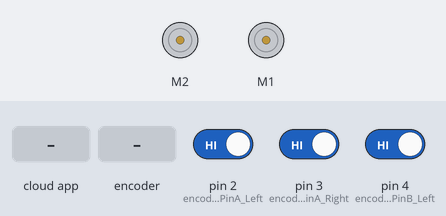
Recording of a sketch running on a simulated Arduino Leonardo, built with avr-gcc and run on an emulated ATmega32U4. Shown: 2 × DC motor (green arrow = forward, orange = backward, longer = faster). The inputs (shaded band) are chosen by the test bench; at power-on: pin 2 (encoder0PinA_Left) HIGH, pin 3 (encoder0PinA_Right) HIGH, pin 4 (encoder0PinB_Left) HIGH. The ROS host is connected and sends only what is stated.

Above: at 2.2 s.
2.3 s: the phone or cloud app sets linear.x to -100
At 3.5 s:
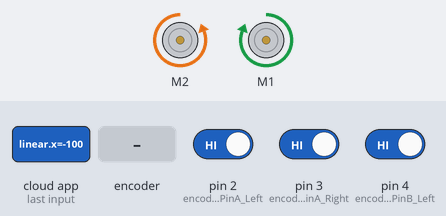
3.9 s: the phone or cloud app sets linear.x to 100
At 6.6 s:
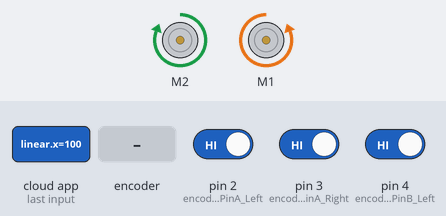
6.9 s: the phone or cloud app sets linear.x to -100
At 7.51 s:
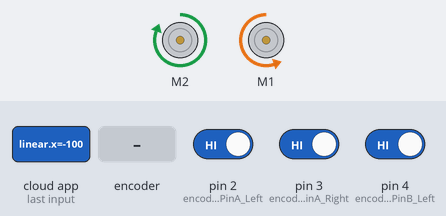
9.7 s: the phone or cloud app sets linear.x to 0
At 10.3 s:
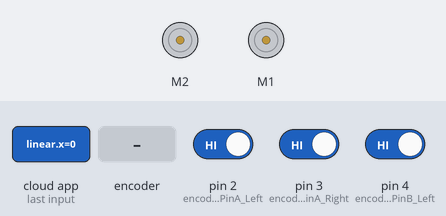
11.3 s: the phone or cloud app sets angular.z to -100
At 12.6 s:
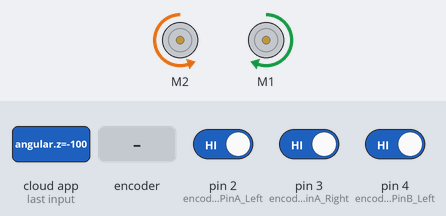
12.9 s: rotary encoder on pin 2 (encoder0PinA_Left) / pin 4 (encoder0PinB_Left) turned 3 steps (first pin leading)
Timing chart, 0 to 17.5 s (numbered marks = the images above; inputs shaded):
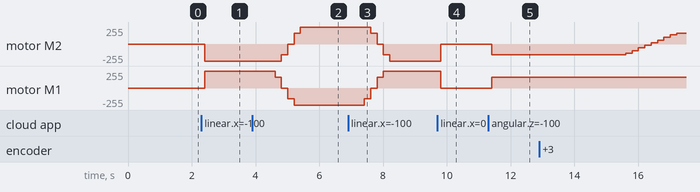

Measured:
- after the input at 2.3 s, motor M2: stopped → backward 255/255 after 0.11 s; motor M1: stopped → forward 255/255 after 0.11 s
- after the input at 3.9 s, motor M2: backward 255/255 → backward 158/255 after 0.91 s, → stopped 0.20 s later, → forward 158/255 0.20 s later, → forward 255/255 0.20 s later; motor M1: forward 255/255 → forward 158/255 after 0.71 s, → stopped 0.20 s later, → backward 158/255 0.20 s later, → backward 255/255 0.20 s later
- after the input at 6.9 s, motor M2: forward 255/255 → forward 158/255 after 0.71 s, → stopped 0.20 s later, → backward 158/255 0.20 s later, → backward 255/255 0.20 s later; motor M1: backward 255/255 → backward 158/255 after 0.51 s, → stopped 0.20 s later, → forward 158/255 0.20 s later, → forward 255/255 0.20 s later
- after the input at 9.7 s, motor M2: backward 255/255 → stopped after 0.11 s; motor M1: forward 255/255 → stopped after 0.11 s
- after the input at 11.3 s, motor M2: stopped → backward 158/255 after 0.11 s; motor M1: stopped → forward 158/255 after 0.11 s

The sketch:

motor_controller.ino
```cpp
// We'll name the Sabertooth object ST.
// For how to configure the Sabertooth, see the DIP Switch Wizard for
// https://www.dimensionengineering.com/datasheets/Sabertooth2x60.pdf
// Be sure to select Simplified Serial Mode for use with this library.
// This sample uses a baud rate of 9600 (page 6 and 16 on Sabertotth2x60 manual).
//
// Connections to make (See Gunther_Assembly_Manual):
//   Arduino TX->1  ->  Sabertooth S1
//   Arduino GND    ->  Sabertooth 0V
//   Arduino VIN    ->  Sabertooth 5V (OPTIONAL, if you want the Sabertooth to power the Arduino)
//   Arduino PIN 3  ->  Encoder white cable LA
//   Arduino PIN 4  ->  Encoder white cable LB
//   Arduino PIN 5  ->  Encoder white cable RA
//   Arduino PIN 6  ->  Encoder white cable RB
//   https://learn.parallax.com/tutorials/robot/arlo/arlo-robot-assembly-guide/section-1-motor-mount-and-wheel-kit-assembly/step-6
//
// If you want to use a pin other than TX->1, see the SoftwareSerial example.

#define LOOPTIME        200   // PID loop time(ms)
#define encoder0PinA_Left 2   // encoder A pin Left
#define encoder0PinA_Right 3  // encoder A pin Right
#define encoder0PinB_Left 4   // encoder B pin Left
#define MOTOR_LEFT 2          // motor pin Left
#define MOTOR_RIGHT 1         // motor pin Right

#define PWM_1 9         // motor pin Right
#define PWM_2 11         // motor pin Right

#include "robot_specs.h"
#include <ArduinoHardware.h>
#include <ros.h>
#include <ros/time.h>
#include <math.h>
#include <geometry_msgs/Twist.h>
#include <geometry_msgs/Vector3.h>
#include <geometry_msgs/Point32.h>
#include <SabertoothSimplified.h>

SabertoothSimplified ST;

char encoder[] = "/encoder";
unsigned long lastMilli = 0;       // loop timing
double vel_req1 = 0;
double vel_req2 = 0;
double vel_act1 = 0;
double vel_act2 = 0;
int PWM_val1 = 0;
int PWM_val2 = 0;

double pidOut = 0;

double Sum_vel_Left = 0;
int cont_Left = 1;

double Sum_vel_Right = 0;
int cont_Right = 1;

//Left wheel encoder
volatile long encoder0Pos_Left = 0;
long encoder0PosAnt_Left = 0;

//Right wheel encoder
volatile long encoder0Pos_Right = 0;
long encoder0PosAnt_Right = 0;

double diffEncoder_Left = 0;
double diffEncoder_Right = 0;

//ROS Function - Angular and linear Velocity Desired
void handle_cmd(const geometry_msgs::Twist& msg){

  //V - linear velocity disired
  double x = msg.linear.x;

  //W - angular velocity disired
  double z = msg.angular.z;

  // Robot Differential Drive Kinematic
  vel_req1 = ( (2*x) - (z*L) )/2;  // Left wheel
  vel_req2 = ( (2*x) + (z*L) )/2;  // Right wheel
}

// *********************************************
ros::NodeHandle  nh;
//Subscribers
ros::Subscriber<geometry_msgs::Twist> sub_rasp("/cmd_vel", &handle_cmd);
//Publisher
geometry_msgs::Vector3 vel_encoder_msg;
ros::Publisher pub_encoder("/vel_encoder", &vel_encoder_msg);

// *********************************************

void setup()
{
  SabertoothTXPinSerial.begin(9600); // This is the baud rate you chose with the DIP switches.
  //Serial.begin(9600);
  delay(1000);
  encoder0Pos_Left = 0;
  encoder0Pos_Right = 0;
  encoder0PosAnt_Left = 0;
  encoder0PosAnt_Right = 0;
  vel_req1 = 0;
  vel_req2 = 0;
  vel_act1 = 0;
  vel_act2 = 0;
  PWM_val1 = 0;
  PWM_val2 = 0;

  // filter mean
  Sum_vel_Left = 0;
  cont_Left = 1;

  // filter mean
  Sum_vel_Right = 0;
  cont_Right = 1;

  // ROS Initialization with Publishers and Subscribers
  nh.initNode();
  nh.subscribe(sub_rasp);
  nh.advertise(pub_encoder);

  pinMode(PWM_1, INPUT);
  pinMode(PWM_2, INPUT);

  pinMode (encoder0PinA_Left, INPUT);
  pinMode (encoder0PinB_Left, INPUT);
  pinMode (encoder0PinA_Right, INPUT);

  digitalWrite(encoder0PinA_Left, HIGH);                // turn on pullup resistor
  digitalWrite(encoder0PinB_Left, HIGH);
  digitalWrite(encoder0PinA_Right, HIGH);

  attachInterrupt(1, encoder_Left, RISING); // encoder left
  attachInterrupt(0, encoder_Right, RISING); // encoder right

}

void loop()
{
  nh.spinOnce();
  unsigned long time = millis();
  if(time-lastMilli>= LOOPTIME){
    getMotorData(time-lastMilli);

    PWM_val1 = updatePid(MOTOR_LEFT, vel_req1, vel_act1);
    PWM_val2 = updatePid(MOTOR_RIGHT, vel_req2, vel_act2);

    //PWM_val1 = constrain( ((0.2*127)/0.8) , -127, 127 );
    //PWM_val2 = constrain( ((0.2*127)/0.8) , -127, 127 );


    //Output Motor Left
    ST.motor(MOTOR_LEFT, PWM_val1*1.0);// vl
    //Output Motor Right
    ST.motor(MOTOR_RIGHT, -PWM_val2);// vr

    publishVEL(time-lastMilli);
    lastMilli = time;
  }

}

void getMotorData(unsigned long time)  {
  double dt = time * 0.001;
  double w1 = (encoder_pulse_left * PI / 180);
  double w2 = (encoder_pulse_right * PI / 180);

  diffEncoder_Left = (encoder0Pos_Left-encoder0PosAnt_Left);
  diffEncoder_Right = (encoder0Pos_Right-encoder0PosAnt_Right);

  double vel_left = (double(diffEncoder_Left*w1*R)/double(dt));
  double vel_right = (double(diffEncoder_Right*w2*R)/double(dt));
  encoder0PosAnt_Left = encoder0Pos_Left;
  encoder0PosAnt_Right = encoder0Pos_Right;

  vel_act1 = filterLeft(vel_left);
  vel_act2 = filterRight(vel_right);
}

double filterLeft(double vel_left)  {

  //Mean of velocity in 10 interations
  cont_Left++;

  Sum_vel_Left = Sum_vel_Left + vel_left;
  double filter = Sum_vel_Left / cont_Left;

  if(cont_Left>encoder_filter){
    Sum_vel_Left = filter;
    cont_Left = 1;
  }

  if(diffEncoder_Left ==0) filter = 0;

  return filter;
}

double filterRight(double vel_right)  {

  //Mean of velocity in 10 interations
  cont_Right++;

  Sum_vel_Right = Sum_vel_Right + vel_right;
  double filter = Sum_vel_Right / cont_Right;

  if(cont_Right>encoder_filter){
    Sum_vel_Right = filter;
    cont_Right = 1;
  }

  if(diffEncoder_Right ==0) filter = 0;

  return filter;
}

// PID correction - Function
int updatePid(int idMotor, double referenceValue, double encoderValue) {
  float Kp = 1.5;  //2.0
  float Kd = 0.1;  //0.1
  float Ki = 0.5;  //0.5
  double pidTerm = 0;
  double new_pwm = 0;
  double new_cmd = 0;
  static double last_error1 = 0;
  static double last_error2 = 0;
  static double int_error1 = 0;
  static double int_error2 = 0;

  // erro = kinetmatic - encoder
  double error = referenceValue-encoderValue;
  if (idMotor == 2) { //left

    pidTerm = Kp*error + Ki*int_error1 + Kd*(error-last_error1);
    int_error1 += error;
    last_error1 = error;
  }
  else if(idMotor == 1){ //right
    int_error2 += error;
    pidTerm = Kp*error + Ki*int_error2 + Kd*(error-last_error2);
    last_error2 = error;
  }else{
    // last_error1 = 0;
    // last_error2 = 0;
    // int_error1 = 0;
    // int_error2 = 0;
    pidTerm = 0;
  }

  // if(referenceValue == 0){
  //   last_error1 = 0;
  //   last_error2 = 0;
  //   int_error1 = 0;
  //   int_error2 = 0;
  //   pidTerm = 0;
  // }

  double constrainMotor = abs(referenceValue)*2.0;

  new_pwm = constrain( ((pidTerm*127)/(0.8)) , -((constrainMotor*127)/(0.8)), ((constrainMotor*127)/(0.8)) );
  new_cmd = constrain( new_pwm , -127, 127 );

  return int(new_cmd);
}

void publishVEL(unsigned long time) {
  //vel_encoder_msg.header.stamp = nh.now();
  //vel_encoder_msg.header.frame_id = encoder;
  vel_encoder_msg.x = vel_act1;  // encoder left
  vel_encoder_msg.y = vel_act2;  // pid rad/s
  //vel_encoder_msg.vector.z = vel_req1;  // reference wr
  vel_encoder_msg.z = double(time)/1000;
  pub_encoder.publish(&vel_encoder_msg);
  nh.spinOnce();
}

void encoder_Left() {
  if (digitalRead(encoder0PinA_Left) == digitalRead(encoder0PinB_Left)) encoder0Pos_Left++;
  else encoder0Pos_Left--;
}
void encoder_Right() {
  int pwm_value_1 = pulseIn(PWM_1, HIGH);
  int pwm_value_2 = pulseIn(PWM_2, HIGH);
  if ((pwm_value_1 - pwm_value_2) > 0) encoder0Pos_Right++;
  else encoder0Pos_Right--;
}
```

robot_specs.h
```cpp
#ifndef ROBOT_SPECS_H
#define ROBOT_SPECS_H

#define USBCON // RX and TX Arduino Leonardo - Sabertooth
#define USE_USBCON // ROS Arduino Leonardo
#define encoder_pulse_left 10 //Linear speed with respect to Theta = 10 degrees (encoder sensitivity) of wheel displacement of R = 7.5 cm radius.
#define encoder_pulse_right 2.5
#define encoder_filter 5
#define L 0.5 // distance between axes m
#define R 0.0775 // wheel radius m
#define pi              3.1415926
#define two_pi          6.2831853
#define MAX_VEL         127

#endif
```
